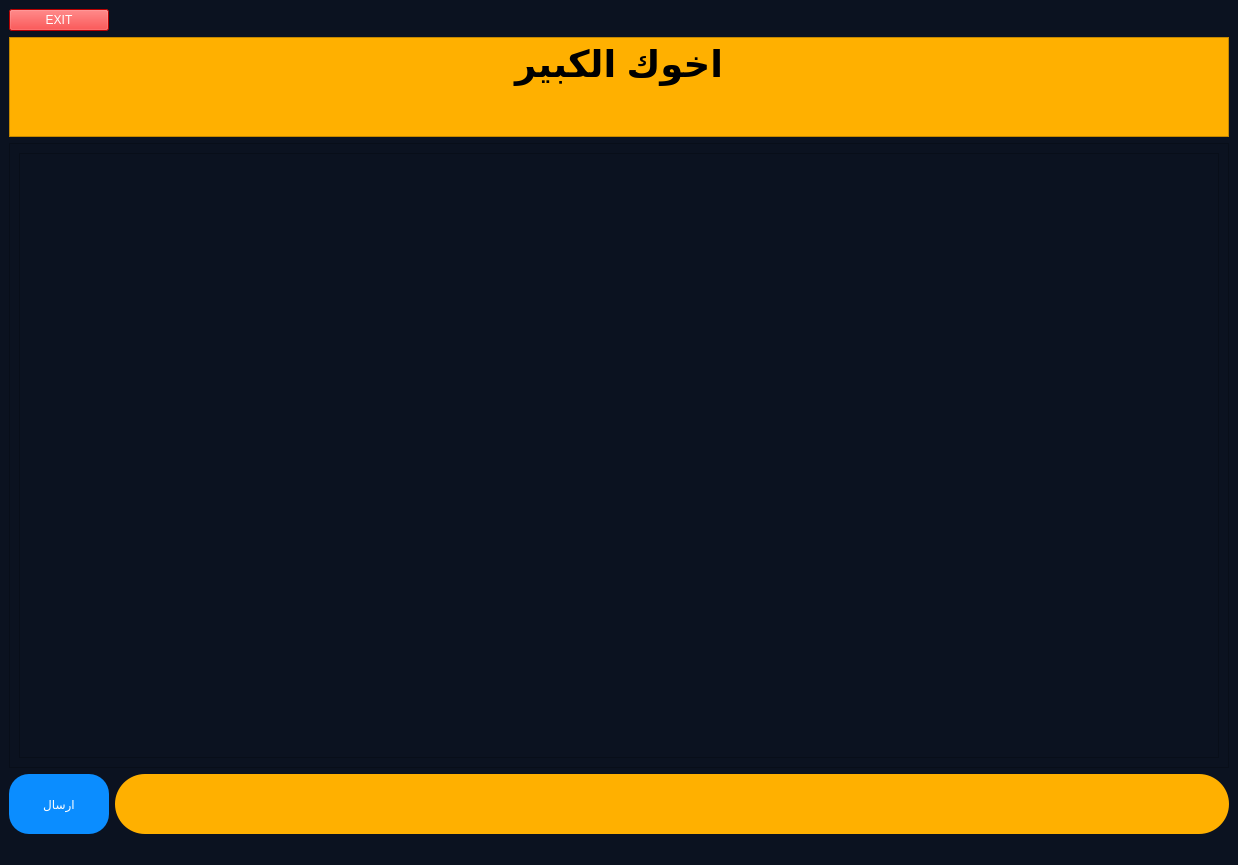
<?xml version="1.0" encoding="UTF-8"?>
<ui version="4.0">
 <class>ui4</class>
 <widget class="QMainWindow" name="ui4">
  <property name="geometry">
   <rect>
    <x>0</x>
    <y>0</y>
    <width>1238</width>
    <height>865</height>
   </rect>
  </property>
  <property name="windowTitle">
   <string>MainWindow</string>
  </property>
  <property name="styleSheet">
   <string notr="true">
color: rgb(255, 255, 255);
background-color: rgb(11, 18, 32);</string>
  </property>
  <widget class="QWidget" name="centralwidget">
   <layout class="QGridLayout" name="gridLayout">
    <item row="0" column="0">
     <widget class="QPushButton" name="pushButton_2">
      <property name="styleSheet">
       <string notr="true">background-color: rgb(255, 0, 0);</string>
      </property>
      <property name="text">
       <string>EXIT</string>
      </property>
     </widget>
    </item>
    <item row="0" column="1">
     <spacer name="horizontalSpacer">
      <property name="orientation">
       <enum>Qt::Horizontal</enum>
      </property>
      <property name="sizeHint" stdset="0">
       <size>
        <width>1111</width>
        <height>20</height>
       </size>
      </property>
     </spacer>
    </item>
    <item row="1" column="0" colspan="2">
     <widget class="QTextBrowser" name="textBrowser">
      <property name="maximumSize">
       <size>
        <width>16777215</width>
        <height>100</height>
       </size>
      </property>
      <property name="styleSheet">
       <string notr="true">background-color: rgb(255, 176, 0);</string>
      </property>
      <property name="html">
       <string>&lt;!DOCTYPE HTML PUBLIC &quot;-//W3C//DTD HTML 4.0//EN&quot; &quot;http://www.w3.org/TR/REC-html40/strict.dtd&quot;&gt;
&lt;html&gt;&lt;head&gt;&lt;meta name=&quot;qrichtext&quot; content=&quot;1&quot; /&gt;&lt;meta charset=&quot;utf-8&quot; /&gt;&lt;style type=&quot;text/css&quot;&gt;
p, li { white-space: pre-wrap; }
hr { height: 1px; border-width: 0; }
li.unchecked::marker { content: &quot;\2610&quot;; }
li.checked::marker { content: &quot;\2612&quot;; }
&lt;/style&gt;&lt;/head&gt;&lt;body style=&quot; font-family:'Segoe UI'; font-size:9pt; font-weight:400; font-style:normal;&quot;&gt;
&lt;p align=&quot;center&quot; style=&quot; margin-top:0px; margin-bottom:0px; margin-left:0px; margin-right:0px; -qt-block-indent:0; text-indent:0px;&quot;&gt;&lt;span style=&quot; font-size:28pt; font-weight:700; color:#000000;&quot;&gt;اخوك الكبير&lt;/span&gt;&lt;/p&gt;&lt;/body&gt;&lt;/html&gt;</string>
      </property>
     </widget>
    </item>
    <item row="2" column="0" colspan="2">
     <widget class="QScrollArea" name="scrollArea">
      <property name="widgetResizable">
       <bool>true</bool>
      </property>
      <widget class="QWidget" name="scrollAreaWidgetContents">
       <property name="geometry">
        <rect>
         <x>0</x>
         <y>0</y>
         <width>1218</width>
         <height>600</height>
        </rect>
       </property>
       <layout class="QGridLayout" name="gridLayout_2">
        <item row="0" column="0">
         <widget class="QTextBrowser" name="textBrowser_2">
          <property name="styleSheet">
           <string notr="true">font: 12pt &quot;Segoe UI&quot;;
color: rgb(255, 255, 255);</string>
          </property>
         </widget>
        </item>
       </layout>
      </widget>
     </widget>
    </item>
    <item row="3" column="0">
     <widget class="QPushButton" name="pushButton">
      <property name="minimumSize">
       <size>
        <width>100</width>
        <height>60</height>
       </size>
      </property>
      <property name="styleSheet">
       <string notr="true">border-radius: 20%;
font: 12pt &quot;Segoe UI&quot;;
background-color: rgb(11, 141, 255);</string>
      </property>
      <property name="text">
       <string>ارسال</string>
      </property>
      <property name="shortcut">
       <string>Return</string>
      </property>
     </widget>
    </item>
    <item row="3" column="1">
     <widget class="QLineEdit" name="lineEdit">
      <property name="minimumSize">
       <size>
        <width>0</width>
        <height>60</height>
       </size>
      </property>
      <property name="styleSheet">
       <string notr="true">
color: rgb(0, 0, 0);
border-radius: 30%;
background-color: rgb(255, 176, 0);</string>
      </property>
     </widget>
    </item>
   </layout>
  </widget>
  <widget class="QMenuBar" name="menubar">
   <property name="geometry">
    <rect>
     <x>0</x>
     <y>0</y>
     <width>1238</width>
     <height>21</height>
    </rect>
   </property>
  </widget>
  <widget class="QStatusBar" name="statusbar"/>
 </widget>
 <resources/>
 <connections/>
</ui>
